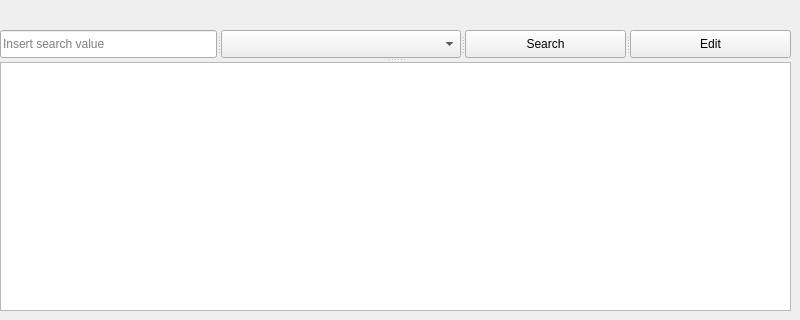
        <widget class="QWidget" name="search">
         <widget class="QSplitter" name="splitter_6">
          <property name="geometry">
           <rect>
            <x>0</x>
            <y>30</y>
            <width>791</width>
            <height>281</height>
           </rect>
          </property>
          <property name="orientation">
           <enum>Qt::Vertical</enum>
          </property>
          <widget class="QSplitter" name="splitter_5">
           <property name="orientation">
            <enum>Qt::Horizontal</enum>
           </property>
           <widget class="QLineEdit" name="receptionistSearchKey">
            <property name="placeholderText">
             <string>Insert search value</string>
            </property>
           </widget>
           <widget class="QComboBox" name="receptionistSearchVariable">
            <property name="currentIndex">
             <number>-1</number>
            </property>
            <item>
             <property name="text">
              <string>First Name</string>
             </property>
            </item>
            <item>
             <property name="text">
              <string>Last Name</string>
             </property>
            </item>
            <item>
             <property name="text">
              <string>Gender</string>
             </property>
            </item>
            <item>
             <property name="text">
              <string>State</string>
             </property>
            </item>
            <item>
             <property name="text">
              <string>Contact Number</string>
             </property>
            </item>
            <item>
             <property name="text">
              <string>Poscode</string>
             </property>
            </item>
            <item>
             <property name="text">
              <string>List All</string>
             </property>
            </item>
           </widget>
           <widget class="QPushButton" name="receptionistSearchByButton">
            <property name="text">
             <string>Search</string>
            </property>
           </widget>
           <widget class="QPushButton" name="receptionistEditPatient">
            <property name="text">
             <string>Edit</string>
            </property>
           </widget>
          </widget>
          <widget class="QTableView" name="receptionistSearchByList"/>
         </widget>
        </widget>
